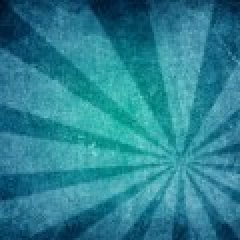
%> input picture code/lab3/burst.jpg, 120 x 120 px (shown 2 times larger)
$ octave make_color_list.m   (GNU Octave 9; MATLAB toolbox functions it lacks are replaced by stand-ins)
%> lines starting %> are read from the running program, lines starting %| are printed output that depends on the picture
%read the image
I = imread('burst.jpg');
%> I is the input picture: size 120x120x3 uint8; mean R, G, B 40.9, 129.4, 146.6
imshow(I);

%Extract RED, GREEN and BLUE components from the image
R = I(:,:,1);
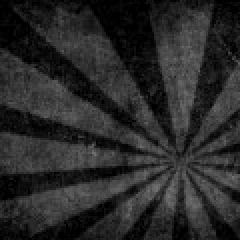
%> R: size 120x120 uint8 (shown 2 times larger); min 0, max 116, mean 40.9
G = I(:,:,2);
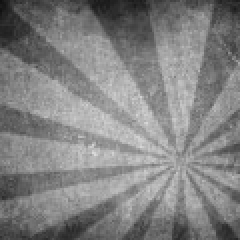
%> G: size 120x120 uint8 (shown 2 times larger); min 16, max 219, mean 129.4
B = I(:,:,3);
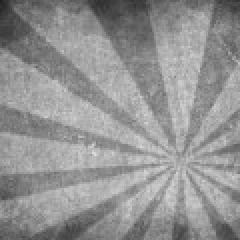
%> B: size 120x120 uint8 (shown 2 times larger); min 33, max 219, mean 146.6

R = floor(R/(256/(2^3)));
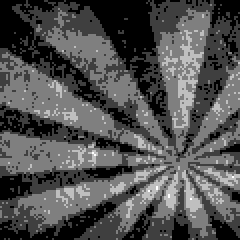
%> R: size 120x120 uint8 (shown 2 times larger); min 0, max 4, mean 1.28; drawn with min black and max white
G = floor(G/(256/(2^3)));
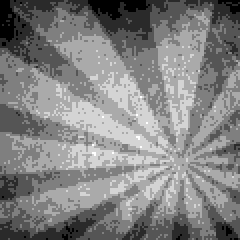
%> G: size 120x120 uint8 (shown 2 times larger); min 1, max 7, mean 4.06; drawn with min black and max white
B = floor(B/(256/(2^2)));
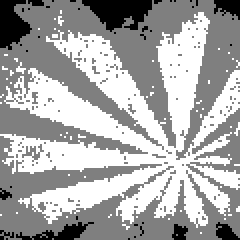
%> B: size 120x120 uint8 (shown 2 times larger); min 1, max 3, mean 2.33; drawn with min black and max white

COLOR = R.*2^(2+3) + G.*2^2 + B;
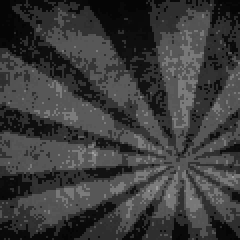
%> COLOR: size 120x120 uint8 (shown 2 times larger); min 5, max 159, mean 59.6

fileID = fopen ('burst.list', 'w');
for i = 1:size(COLOR(:), 1)-1
    fprintf (fileID, '%x\n', COLOR(i)); % COLOR (dec) -> print to file (hex)
end
fprintf (fileID, '%x', COLOR(size(COLOR(:), 1))); % COLOR (dec) -> print to file (hex)
fclose (fileID);

$ run again, with code/lab3/ball.jpg copied over code/lab3/burst.jpg
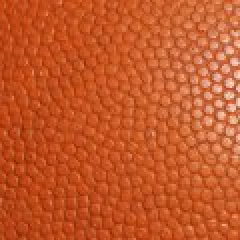
%> input picture code/lab3/ball.jpg, 120 x 120 px (shown 2 times larger)
%> I is the input picture: size 120x120x3 uint8; mean R, G, B 196.3, 87.9, 40.5
%> `B = floor(B/(256/(2^2)));`:
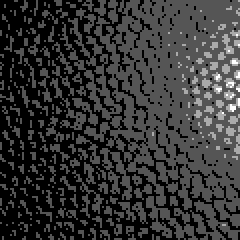
%> B: size 120x120 uint8 (shown 2 times larger); min 0, max 3, mean 0.625; drawn with min black and max white
%> `COLOR = R.*2^(2+3) + G.*2^2 + B;`:
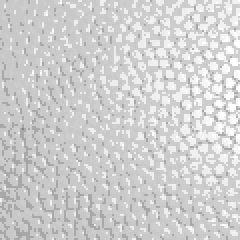
%> COLOR: size 120x120 uint8 (shown 2 times larger); min 132, max 255, mean 208
